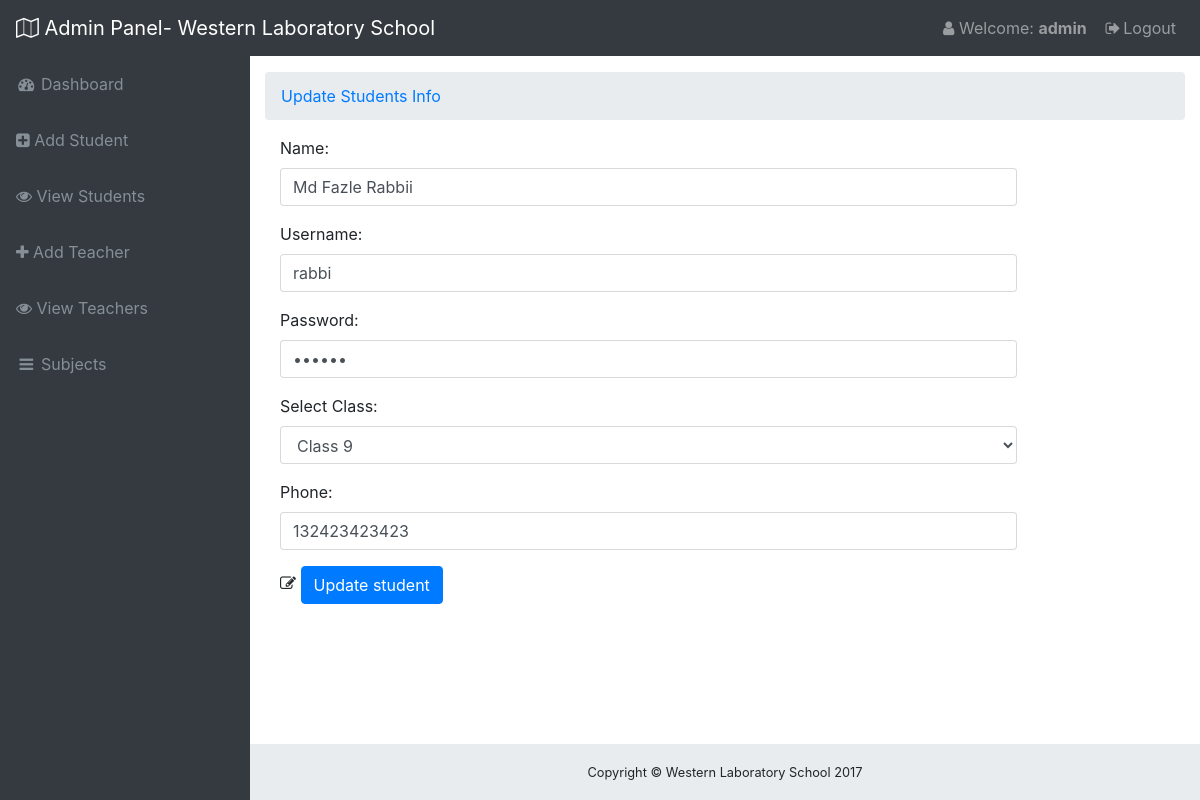
The page /admin/editstudent.php?stid=13 (signed in) on the database its author committed.
### tables this page shows
CREATE TABLE `tbl_student` (
  `id` int(11) NOT NULL,
  `name` varchar(50) NOT NULL,
  `username` varchar(50) NOT NULL,
  `password` varchar(32) NOT NULL,
  `class` int(11) NOT NULL,
  `phone` varchar(30) NOT NULL
);

### classes/Adminobls.php (called while the page is built, shortened)
<?php
$filepath = realpath(dirname(__FILE__));
include_once ($filepath."/../libs/Database.php");
Class Adminobls{
	private $db;
	public function __construct(){
		$this->db = new Database();
	}
	public function getSingleStudentRows($stdid){
		$sql = "SELECT * FROM tbl_student WHERE id = '$stdid'";
		$result = $this->db->select($sql);
		return $result;
	}
	}
?>

### libs/Database.php (called while the page is built, shortened)
<?php
Class Database{
	public $host   = DB_HOST;
	public $user   = DB_USER;
	public $pass   = DB_PASS;
	public $dbname = DB_NAME;
	public $link;
	private function connectDB(){
	$this->link = new mysqli($this->host, $this->user, $this->pass, $this->dbname);
 }
	public function select($query){
		$result = $this->link->query($query) or die($this->link->error.__LINE__);
		if($result->num_rows > 0){
			return $result;
		} else {
			return false;
		}
	}
}

### admin/editstudent.php (the view, shortened to what this page needs)
<?php
include_once "admin_header.php";
?>
    <div class="container-fluid">
      <ol class="breadcrumb">
        <li class="breadcrumb-item">
          <a href="#">Update Students Info</a>
        </li>
      </ol>
    	 <?php
    	  if (isset($_GET['stid'])){
                  $stid = $_GET['stid'] ;
            }
		?>
		<?php
                  $single = $ad->getSingleStudentRows($stid);
                  if ($single) {
                    while ($row = $single->fetch_assoc()) {
        ?>
		<form class="form-horizontal" action="" method="POST">
		  <div class="form-group">
		    <label class="control-label col-sm-2" for="email">Name:</label>
		    <div class="col-sm-10">
		      <input type="text" name="name" class="form-control" id="email" value="<?php echo $row['name'];?>">
		    </div>
		  </div>
		  <div class="form-group">
		    <label class="control-label col-sm-2" for="email">Username:</label>
		    <div class="col-sm-10">
		      <input type="text" name="uname" class="form-control" id="email" value="<?php echo $row['username'];?>">
		    </div>
		  </div>
		  <div class="form-group">
		    <label class="control-label col-sm-2" for="pwd">Password:</label>
		    <div class="col-sm-10">
		      <input type="password" name="pass" class="form-control" id="pwd" value="<?php echo $row['password'];?>">
		    </div>
		  </div>
		  <div class="form-group">
		    <label class="control-label col-sm-2" for="email">Select Class:</label>
		    <div class="col-sm-10">
		      <select name="class" class="form-control" id="">
		      	<option value="9" <?php if ($row['class'] == 9) {
		      		echo "selected";
		      	}
		      	?> >Class 9</option>
		      </select>
		    </div>
		  </div>
		  <div class="form-group">
		    <label class="control-label col-sm-2" for="email">Phone:</label>
		    <div class="col-sm-10">
		      <input type="text" name="phone" class="form-control" id="email" value="<?php echo $row['phone'];?>">
		    </div>
		  </div>
		  <div class="form-group">
		    <div class="col-sm-offset-2 col-sm-10">
		    	<i class="fa fa-pencil-square-o" aria-hidden="true"></i>
		      <input type="submit" class="btn btn-primary" value="Update student" />
		    </div>
		  </div>
		</form>
		<?php
			   	}
              }
		?>
	</div>
<?php
include_once "admin_footer.php";
?>

### admin/css/sb-admin.css (style rules this page uses)
html { position: relative; min-height: 100%; }
body { overflow-x: hidden; }
body.sticky-footer { margin-bottom: 56px; }
body.fixed-nav { padding-top: 56px; }

### rows shown on the page
tbl_student: name "Md Fazle Rabbii", uname "rabbi", class "Class 9", phone "132423423423"

### other values the page prints
Session::get('username') "admin"
